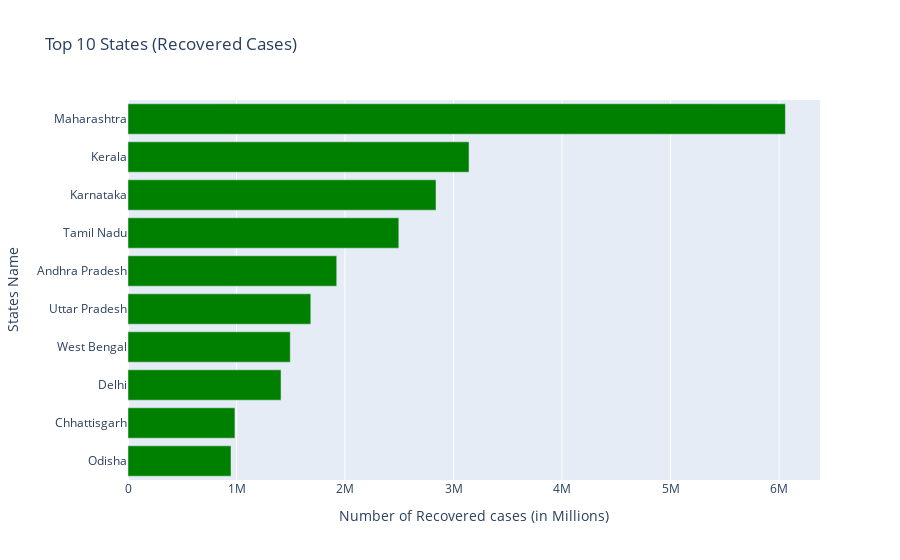

Notebook code cell kept with this figure:
### Code cell
top_10_recovered_states = india_cases.sort_values('Recovered', ascending=False)[1:11]
horizontal_bar_chart(top_10_recovered_states, top_10_recovered_states.Recovered, top_10_recovered_states.index,
                    'Top 10 States (Recovered Cases)', 'Number of Recovered cases (in Millions)', 'States Name', 'Green')

### Figure 1 — Plotly figure (JSON) as saved in the notebook; plotly's stock layout.template omitted (floating-point values rounded to 4 significant figures)
{"data": [{"alignmentgroup": "True", "hovertemplate": "Number of Recovered cases (in Millions)=%{x}<br>States Name=%{y}<extra></extra>", "legendgroup": "", "marker": {"color": "Green"}, "name": "", "offsetgroup": "", "orientation": "h", "showlegend": false, "textposition": "auto", "type": "bar", "x": [6058751, 3143043, 2838717, 2495895, 1923675, 1684674, 1495483, 1410410, 985578, 949350], "xaxis": "x", "y": ["Maharashtra", "Kerala", "Karnataka", "Tamil Nadu", "Andhra Pradesh", "Uttar Pradesh", "West Bengal", "Delhi", "Chhattisgarh", "Odisha"], "yaxis": "y"}], "layout": {"barmode": "relative", "legend": {"tracegroupgap": 0}, "title": {"text": "Top 10 States (Recovered Cases)"}, "xaxis": {"anchor": "y", "domain": [0, 1], "title": {"text": "Number of Recovered cases (in Millions)"}}, "yaxis": {"anchor": "x", "categoryorder": "total ascending", "domain": [0, 1], "title": {"text": "States Name"}}}}
